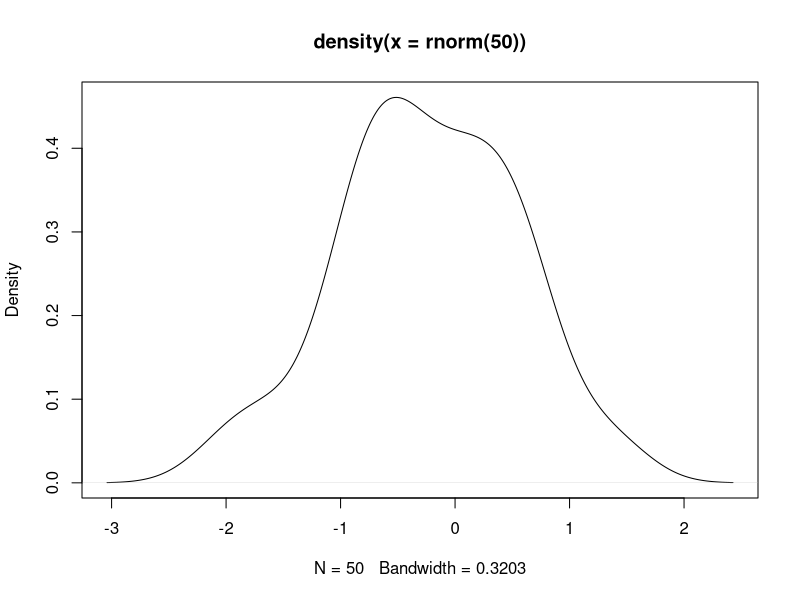
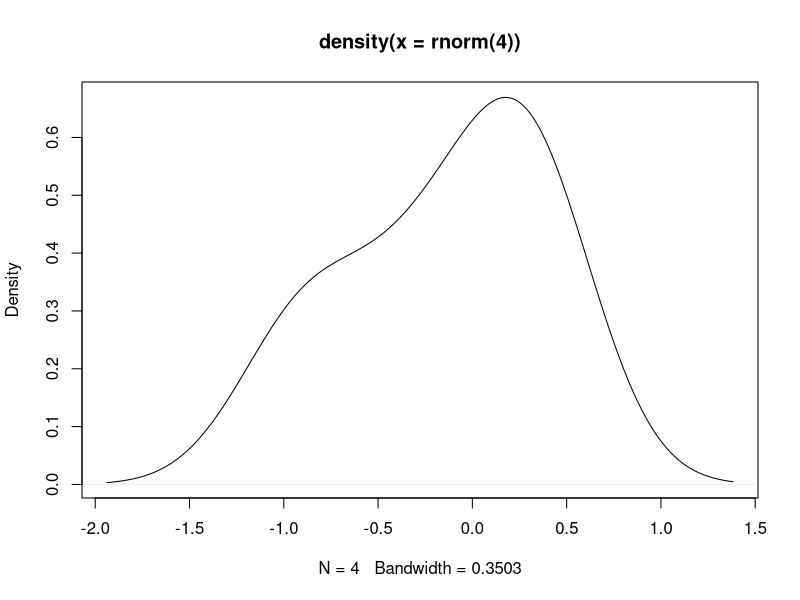
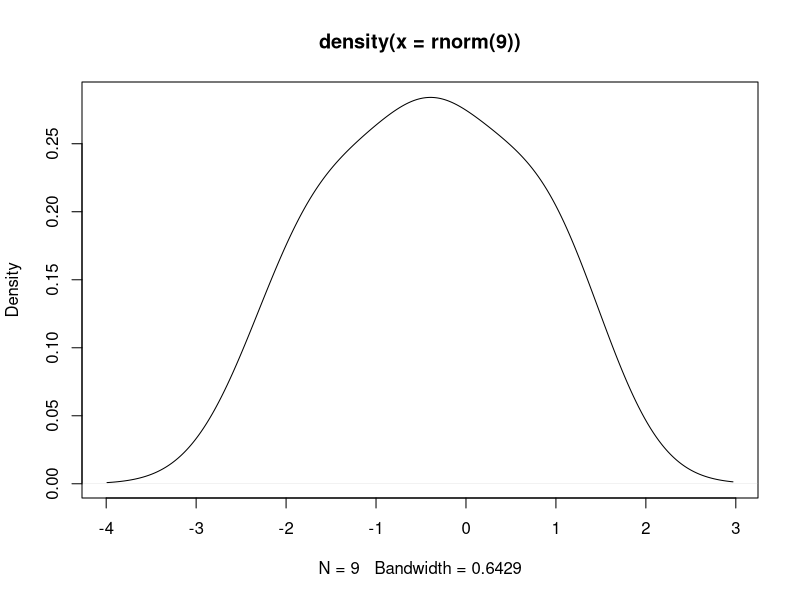
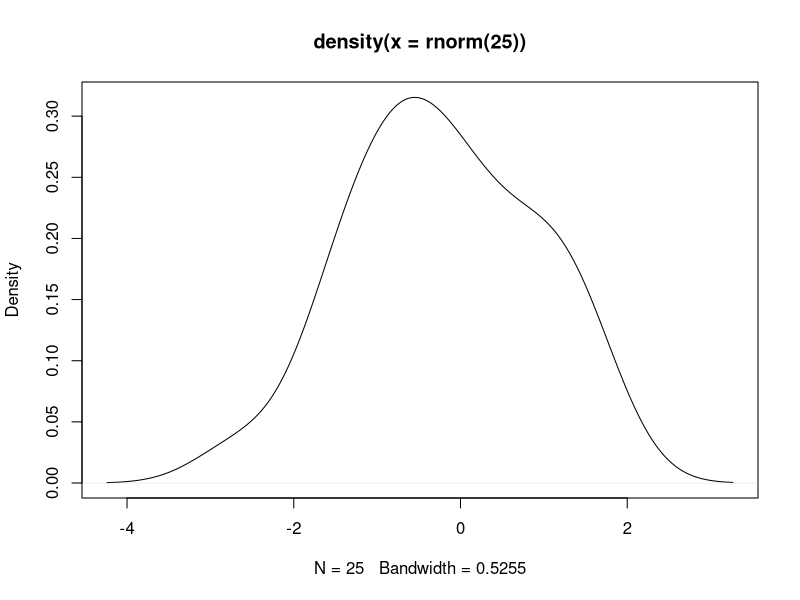

R code for these plots, in order:
#3. Take a random sample from the normal distribution, and plot the estimated density function. 
#Now take repeated samples of size 4, calculate the mean for each such sample, and
#plot the density. Repeat the above: taking samples of size 9, and of size 25.

plot(density(rnorm(50)), type = "l")

plot(density(rnorm(4)), type = "l")
norm <- rnorm(4)
norm[1:10]
mean(norm)

plot(density(rnorm(9)), type = "l")
norm <- rnorm(9)
norm[1:10]
mean(norm)

plot(density(rnorm(25)), type = "l")
norm <- rnorm(25)
norm[1:10]
mean(norm)

